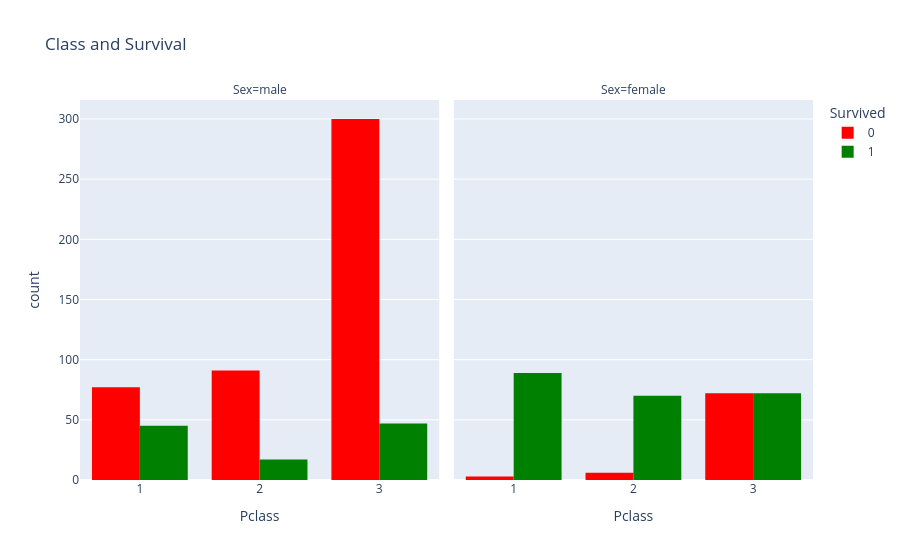

Notebook source saved alongside this figure:
### Markdown cell above
# Class and Survival

### Code cell
class_surv = px.histogram(
    df,
    x='Pclass',
    color='Survived',
    barmode='group',
    color_discrete_map={1:'green',0:'red'},
    title='Class and Survival',
    facet_col='Sex'
)
class_surv

### Figure 1 — Plotly figure (JSON) as saved in the notebook; plotly's stock layout.template omitted (floating-point values rounded to 4 significant figures; data arrays with more than 128 entries replaced by an {"elided": "..."} marker saying what was removed)
{"data": [{"alignmentgroup": "True", "bingroup": "x", "hovertemplate": "Survived=0<br>Sex=male<br>Pclass=%{x}<br>count=%{y}<extra></extra>", "legendgroup": "0", "marker": {"color": "red", "pattern": {"shape": ""}}, "name": "0", "offsetgroup": "0", "orientation": "v", "showlegend": true, "type": "histogram", "x": {"elided": "468 int values"}, "xaxis": "x", "yaxis": "y"}, {"alignmentgroup": "True", "bingroup": "x", "hovertemplate": "Survived=0<br>Sex=female<br>Pclass=%{x}<br>count=%{y}<extra></extra>", "legendgroup": "0", "marker": {"color": "red", "pattern": {"shape": ""}}, "name": "0", "offsetgroup": "0", "orientation": "v", "showlegend": false, "type": "histogram", "x": [3, 3, 3, 3, 3, 2, 3, 3, 3, 3, 3, 3, 3, 3, 3, 3, 3, 1, 3, 2, 3, 3, 3, 3, 3, 3, 3, 3, 3, 3, 1, 2, 2, 3, 3, 3, 3, 3, 3, 3, 3, 3, 3, 3, 3, 1, 3, 3, 3, 3, 3, 3, 3, 3, 3, 3, 3, 3, 3, 3, 3, 3, 3, 3, 3, 3, 3, 3, 3, 2, 3, 3, 3, 3, 3, 3, 2, 3, 3, 3, 3], "xaxis": "x2", "yaxis": "y2"}, {"alignmentgroup": "True", "bingroup": "x", "hovertemplate": "Survived=1<br>Sex=male<br>Pclass=%{x}<br>count=%{y}<extra></extra>", "legendgroup": "1", "marker": {"color": "green", "pattern": {"shape": ""}}, "name": "1", "offsetgroup": "1", "orientation": "v", "showlegend": true, "type": "histogram", "x": [2, 2, 1, 3, 1, 3, 3, 2, 3, 1, 3, 3, 3, 3, 3, 2, 1, 2, 3, 3, 1, 3, 1, 2, 1, 3, 3, 3, 3, 3, 2, 1, 3, 1, 3, 2, 3, 1, 1, 3, 3, 2, 3, 3, 1, 3, 1, 1, 1, 1, 3, 1, 1, 3, 1, 3, 3, 1, 2, 2, 2, 1, 3, 3, 2, 1, 3, 1, 1, 1, 1, 1, 3, 1, 1, 3, 1, 1, 1, 3, 2, 1, 1, 1, 3, 1, 1, 3, 1, 1, 1, 1, 3, 3, 2, 3, 3, 1, 3, 3, 3, 2, 3, 2, 3, 1, 1, 3, 1], "xaxis": "x", "yaxis": "y"}, {"alignmentgroup": "True", "bingroup": "x", "hovertemplate": "Survived=1<br>Sex=female<br>Pclass=%{x}<br>count=%{y}<extra></extra>", "legendgroup": "1", "marker": {"color": "green", "pattern": {"shape": ""}}, "name": "1", "offsetgroup": "1", "orientation": "v", "showlegend": false, "type": "histogram", "x": {"elided": "231 int values"}, "xaxis": "x2", "yaxis": "y2"}], "layout": {"annotations": [{"font": {}, "showarrow": false, "text": "Sex=male", "x": 0.245, "xanchor": "center", "xref": "paper", "y": 1, "yanchor": "bottom", "yref": "paper"}, {"font": {}, "showarrow": false, "text": "Sex=female", "x": 0.755, "xanchor": "center", "xref": "paper", "y": 1, "yanchor": "bottom", "yref": "paper"}], "barmode": "group", "legend": {"title": {"text": "Survived"}, "tracegroupgap": 0}, "title": {"text": "Class and Survival"}, "xaxis": {"anchor": "y", "domain": [0, 0.49], "title": {"text": "Pclass"}}, "xaxis2": {"anchor": "y2", "domain": [0.51, 1], "matches": "x", "title": {"text": "Pclass"}}, "yaxis": {"anchor": "x", "domain": [0, 1], "title": {"text": "count"}}, "yaxis2": {"anchor": "x2", "domain": [0, 1], "matches": "y", "showticklabels": false}}}
